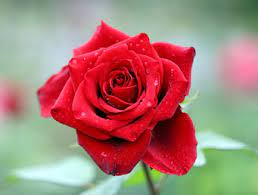
#> input picture 2_Linear_regression/img.jpg, 258 x 195 px
$ python TEST.py
#> lines starting #> are read from the running program, lines starting #| are printed output that depends on the picture
# module import
import numpy as np
from PIL import Image
import matplotlib.pyplot as plt

# load image
ruby = Image.open('img.jpg')
#> ruby is the input picture: PIL image 258x195 RGB; mean R, G, B 168, 127.4, 118.5

# transform original image: gray scale
ruby_gray = ruby.convert('I')
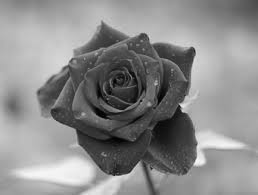
#> ruby_gray: PIL image 258x195 I; min 0, max 247, mean 138.5
plt.imshow(ruby_gray)
ruby_arr = np.array(ruby_gray) # shape: (3024, 4032)

# SVD
u, sigma, vt = np.linalg.svd(ruby_arr)
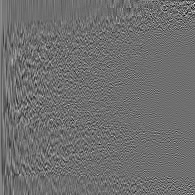
#> u: shape (195, 195) float64; min -0.414, max 0.536, mean 0.00038; drawn with min black and max white
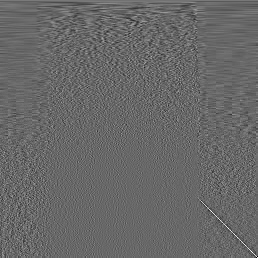
#> vt: shape (258, 258) float64; min -0.45, max 0.651, mean 0.000294; drawn with min black and max white
#> sigma = 195 values, max 32178.9 at index 0, min 0.959 at index 194, mean 368.7

# reconstruct image
# for i in range(1, 6):
i = 12
# reconstructed_ruby = u[:, :i] @ np.diag(sigma[:i]) @ vt[:i, :]
reconstructed_ruby = u[:,:i].dot(np.diag(sigma[:i])).dot(vt[:i,])
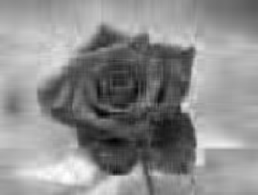
#> reconstructed_ruby: shape (195, 258) float64; min -7.82, max 256.5, mean 138.5; drawn with min black and max white
plt.imshow(reconstructed_ruby, cmap='gray')
plt.title(f"reconstructed image when t={i}")
plt.show()
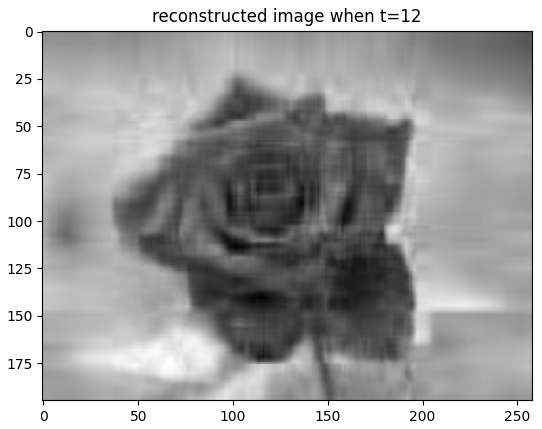
#> figure drawn by matplotlib, 1 panel
